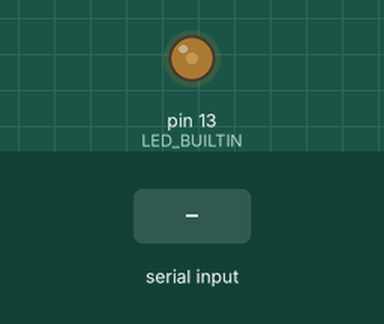
A sketch run on a simulated Arduino Uno, built with avr-gcc and run on an emulated ATmega328P. Shown: output pins drawn as LEDs (lit = HIGH). Inputs (shaded band) come from the test bench.

Above: at 1.2 s.
1.3 s: "90,45\n" received over Serial
At 1.49 s:
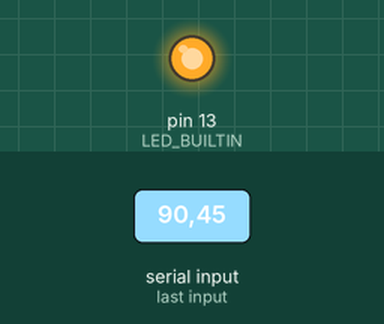
At 2.3 s:
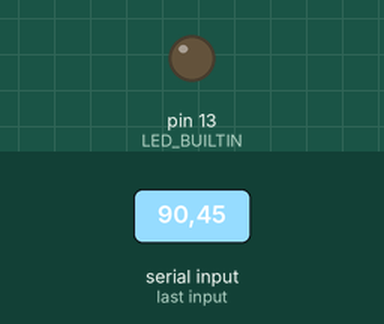
Timing chart, 0 to 10.3 s (numbered marks = the images above; inputs shaded):
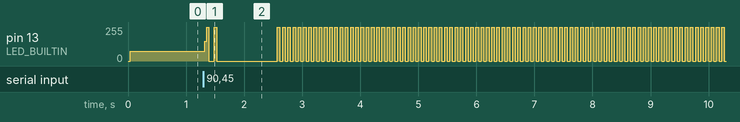

The sketch:

sketch_Serial_receive2.ino
```cpp
int blinkDelay =0;

void setup(){
    Serial.begin(9600);
    pinMode(LED_BUILTIN,OUTPUT);
}

void loop(){

    if(Serial.available()){

        int i = Serial.parseInt();

        if (i!=0){
            blinkDelay = i;
        }
    }

    digitalWrite(LED_BUILTIN,HIGH);
    delay(blinkDelay);
    digitalWrite(LED_BUILTIN,LOW);
    delay(blinkDelay);

}
```
